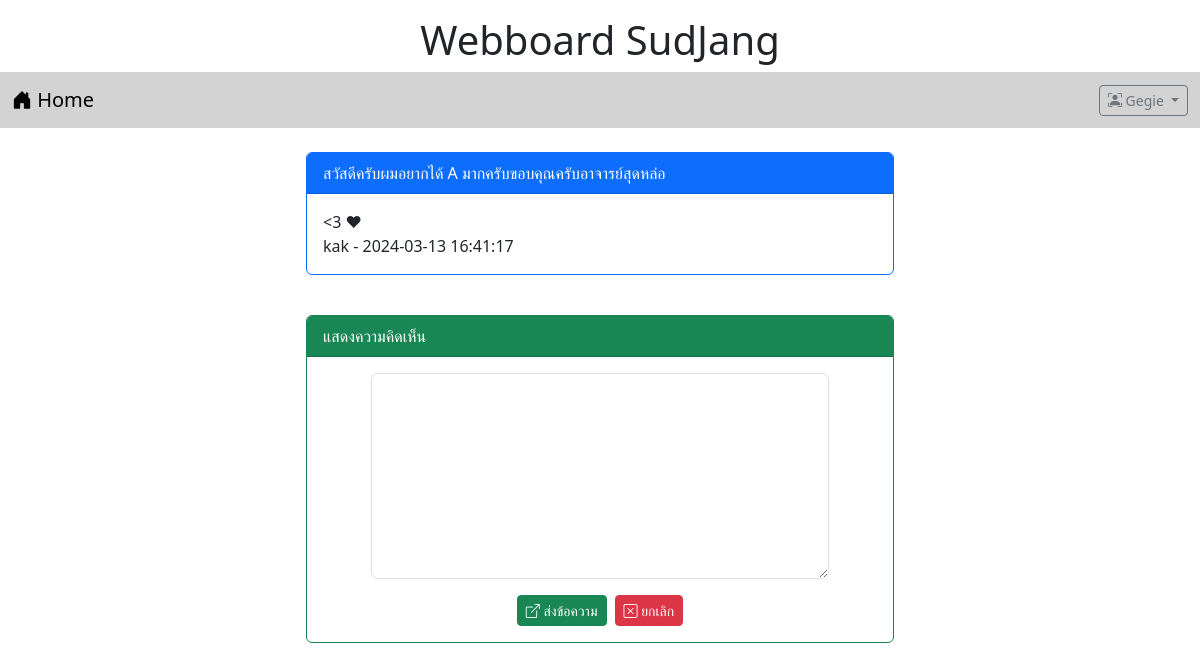
Screenshot of /post.php?id=8 (signed in) with the database file from the repository.
### tables this page shows
CREATE TABLE `post` (
  `id` int(11) NOT NULL,
  `title` varchar(128) NOT NULL,
  `content` varchar(2048) NOT NULL,
  `post_date` datetime NOT NULL,
  `cat_id` int(11) NOT NULL,
  `user_id` int(11) NOT NULL
);

CREATE TABLE `user` (
  `id` int(11) NOT NULL,
  `login` varchar(32) NOT NULL,
  `password` varchar(64) NOT NULL,
  `name` varchar(64) NOT NULL,
  `gender` char(1) NOT NULL,
  `email` varchar(32) NOT NULL,
  `role` char(1) NOT NULL
);

### post.php (the view, shortened to what this page needs)
<!DOCTYPE html>
<html lang="en">
<head>
    <link rel="stylesheet" href="bootstrap-5.3.2-dist/css/bootstrap.min.css">
    <link rel="stylesheet" href="https://cdn.jsdelivr.net/npm/bootstrap-icons@1.11.3/font/bootstrap-icons.min.css">
</head>
<body>
    <h1 style = "text-align: center;" class="mt-3">Webboard SudJang</h1>
    <?php include "nav.php" ?>
        <div class="row mt-4">
            <div class="col-lg-3 col-md-2 col-sm-1"></div>
            <div class="col-lg-6 col-md-8 col-sm-10">
            <?php
                $conn = new PDO("mysql:host=localhost;dbname=webboard;charset=utf8","root","");
                $sql = "SELECT post.title , post.content , post.post_date , user.login FROM post INNER JOIN user on (post.user_id = user.id) WHERE post.id = $_GET[id]";
                foreach($conn -> query($sql) as $row){
                    echo "<div class='card border-primary'>";
                    echo "<div class='card-header bg-primary text-white'>$row[0]</div>";
                    echo "<div class='card-body'>$row[1]<br>$row[3] - $row[2]</div>";
                    echo "</div><br>";
                }
            ?>
                <?php if (isset($_SESSION['id'])){ ?>
                <div class="card border-success mt-3">
                    <div class="card-header bg-success text-white">แสดงความคิดเห็น</div>
                    <div class="card-body">
                        <form action="post_save.php" method = "post">
                            <div class="row mb-3 justify-content-center">
                                <div class="col-lg-10">
                                    <textarea name="comment" rows="8" class = "form-control" required>
                                    </textarea>
                                </div>
                            </div>
                            <div class="row">
                                <div class="col-lg-12 d-flex justify-content-center">
                                    <button type = "submit" class = "btn btn-success btn-sm text-white">
                                    <i class = "bi bi-box-arrow-up-right"></i> ส่งข้อความ</button>
                                    <button type = "reset" class = "btn btn-danger btn-sm ms-2">
                                    <i class = "bi bi-x-square"></i> ยกเลิก</button>
                                </div>
                            </div>
                        </form>
                    </div>
                </div>
                <?php } ?>
                <br>
            </div>
            <div class="col-lg-3 col-md-2 sol-sm-1"></div>
        </div>
</body>
</html>

### rows the page displays
post: title "สวัสดีครับผมอยากได้ A มากครับขอบคุณครับอาจารย์สุดหล่อ", content "<3 ♥", user.login "kak", post_date "2024-03-13 16:41:17"

### other values shown
$_SESSION['username'] "Gegie"
